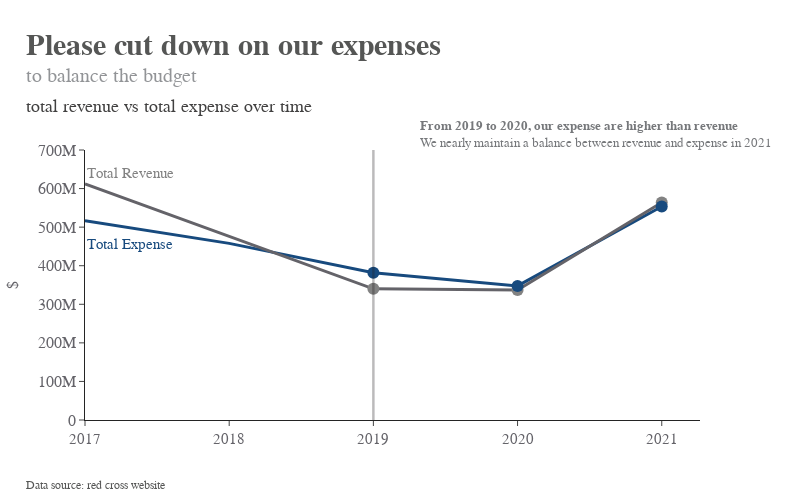

The notebook cell this image was saved under:
### Code cell
import plotly.graph_objects as go
import plotly.express as px

# line plot
fig = go.Figure(data=go.Scatter(x=total_expense.index.values[-5:],
                                y=total_expense.values[-5:],
                                mode='lines',
                                line=dict(color='#174A7E', width=3),
                                name='Total Expense'))

fig.add_trace(
    go.Scatter(x=total_revenue.index.values[-5:],
               y=total_revenue.values[-5:],
               mode='lines',
               line=dict(color='#646369', width=3),
               name='Total Revenue'))

# scatter plot
fig.add_trace(
    go.Scatter(x=total_revenue.index.values[-3:],
               y=total_revenue.values[-3:],
               mode='markers+text',
               marker=dict(color=GRAY6, size=12),
               name='Total Revenue'))
fig.add_trace(
    go.Scatter(x=total_expense.index.values[-3:],
               y=total_expense.values[-3:],
               mode='markers+text',
               marker=dict(color=BLUE1, size=12),
               name='Total Expense'))

# vertical line
fig.add_vline(x=2, line_width=2.5, line_color=GRAY1)

# yaxes
fig.update_yaxes(range=(0, 700000000),
                 title_text='$',
                 title_standoff=15,
                 title_font=dict(size=16, family='Arial'),
                 tickfont=dict(size=16, family='Arial'),
                 automargin=True)



# annotation
annotation = []

# label lines directly
annotation.append(
    dict(xref='paper',
         yref='paper',
         x=0,
         y=0.95,
         text='Total Revenue',
         font=dict(family='Arial', size=15, color='#828282'),
         showarrow=False))

annotation.append(
    dict(
        xref='paper',
        yref='paper',
        x=-0.1,
        y=-0.27,
        xanchor='left',
        yanchor='bottom',
        text='Data source: red cross website',
        font=dict(family='Arial', size=11.5, color=GRAY3),
        showarrow=False,
        align='left'))

annotation.append(
    dict(xref='paper',
         yref='paper',
         x=0,
         y=0.65,
         text='Total Expense',
         font=dict(family='Arial', size=15, color='#174A7E'),
         showarrow=False))

annotation.append(
    dict(xref='paper',
         yref='paper',
         x=1.12,
         y=1.12,
         text='<b>From 2019 to 2020, our expense are higher than revenue</b><br>We nearly maintain a balance between revenue and expense in 2021',
         font=dict(family='Arial', size=13, color=GRAY5),
         align='left',
         showarrow=False))

annotation.append(
    dict(x=-0.1,
         y=1.45,
         xref='paper',
         yref='paper',
         text='<b>Please cut down on our expenses</b>',
         font=dict(size=30, color=GRAY3),
         showarrow=False))

annotation.append(
    dict(x=-0.1,
         y=1.32,
         xref='paper',
         yref='paper',
         text='to balance the budget',
         font=dict(size=20, color=GRAY7),
         showarrow=False))

annotation.append(
    dict(x=-0.1,
         y=1.2,
         xref='paper',
         yref='paper',
         text='total revenue vs total expense over time',
         font=dict(family='Arial', size=18, color=GRAY2),
         showarrow=False))

fig.update_layout(template='simple_white',
                  font=dict(family='Arial', size=15, color='#646369'),
                  showlegend=False,
                  margin=dict(t=150, r=100),
                  height= 500,
                  width=800,
                  annotations = annotation)

fig.show()
fig.write_html("total Revenue VS Total Expense.html")

### Figure 1 — Plotly figure (JSON) as saved in the notebook; plotly's stock layout.template omitted (floating-point values rounded to 4 significant figures)
{"data": [{"line": {"color": "#174A7E", "width": 3}, "mode": "lines", "name": "Total Expense", "type": "scatter", "x": ["2017", "2018", "2019", "2020", "2021"], "y": [516908994, 457956426, 381758320, 347602783, 553402595]}, {"line": {"color": "#646369", "width": 3}, "mode": "lines", "name": "Total Revenue", "type": "scatter", "x": ["2017", "2018", "2019", "2020", "2021"], "y": [612082298, 476646615, 340074588, 336899823, 563961036]}, {"marker": {"color": "#828282", "size": 12}, "mode": "markers+text", "name": "Total Revenue", "type": "scatter", "x": ["2019", "2020", "2021"], "y": [340074588, 336899823, 563961036]}, {"marker": {"color": "#174A7E", "size": 12}, "mode": "markers+text", "name": "Total Expense", "type": "scatter", "x": ["2019", "2020", "2021"], "y": [381758320, 347602783, 553402595]}], "layout": {"annotations": [{"font": {"color": "#828282", "family": "Arial", "size": 15}, "showarrow": false, "text": "Total Revenue", "x": 0, "xref": "paper", "y": 0.95, "yref": "paper"}, {"align": "left", "font": {"color": "#555655", "family": "Arial", "size": 11.5}, "showarrow": false, "text": "Data source: red cross website", "x": -0.1, "xanchor": "left", "xref": "paper", "y": -0.27, "yanchor": "bottom", "yref": "paper"}, {"font": {"color": "#174A7E", "family": "Arial", "size": 15}, "showarrow": false, "text": "Total Expense", "x": 0, "xref": "paper", "y": 0.65, "yref": "paper"}, {"align": "left", "font": {"color": "#76787B", "family": "Arial", "size": 13}, "showarrow": false, "text": "<b>From 2019 to 2020, our expense are higher than revenue</b><br>We nearly maintain a balance between revenue and expense in 2021", "x": 1.12, "xref": "paper", "y": 1.12, "yref": "paper"}, {"font": {"color": "#555655", "size": 30}, "showarrow": false, "text": "<b>Please cut down on our expenses</b>", "x": -0.1, "xref": "paper", "y": 1.45, "yref": "paper"}, {"font": {"color": "#929497", "size": 20}, "showarrow": false, "text": "to balance the budget", "x": -0.1, "xref": "paper", "y": 1.32, "yref": "paper"}, {"font": {"color": "#414040", "family": "Arial", "size": 18}, "showarrow": false, "text": "total revenue vs total expense over time", "x": -0.1, "xref": "paper", "y": 1.2, "yref": "paper"}], "font": {"color": "#646369", "family": "Arial", "size": 15}, "height": 500, "margin": {"r": 100, "t": 150}, "shapes": [{"line": {"color": "#231F20", "width": 2.5}, "type": "line", "x0": 2, "x1": 2, "xref": "x", "y0": 0, "y1": 1, "yref": "y domain"}], "showlegend": false, "width": 800, "yaxis": {"automargin": true, "range": [0, 700000000], "tickfont": {"family": "Arial", "size": 16}, "title": {"font": {"family": "Arial", "size": 16}, "standoff": 15, "text": "$"}}}}
